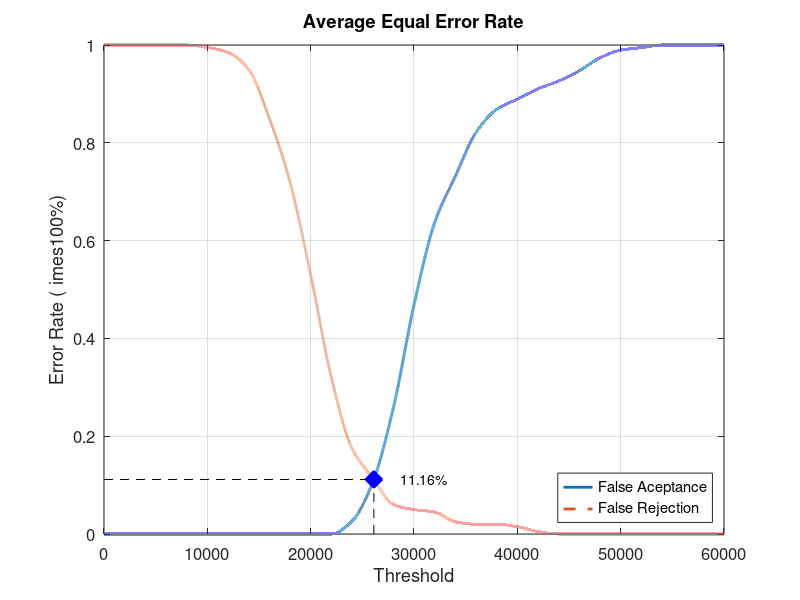
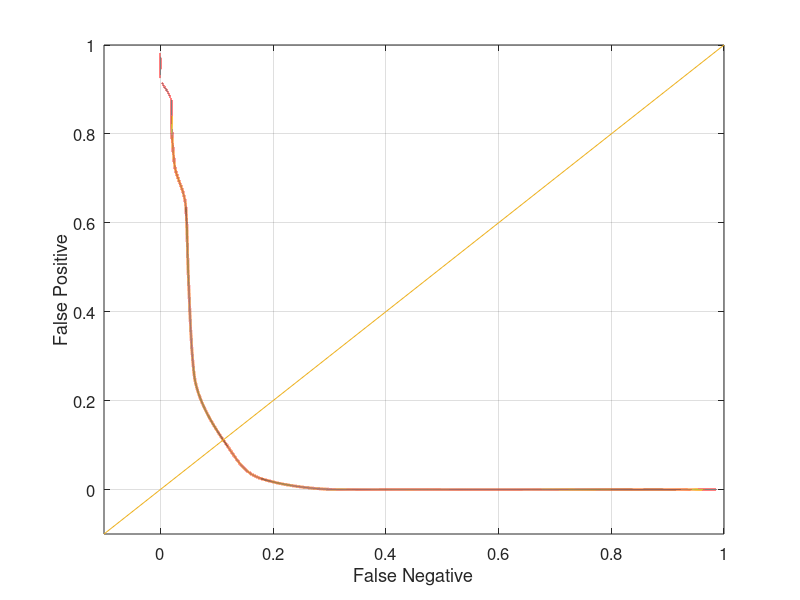

MATLAB code for these plots, in order:
close all;
clear;
clc;
x = 0:2000:60000;
xq = 0:0.5:60000;

y0 = [0 0 0 0 0 0 0 0 0 0 0 0 0.0263158 0.105263 0.257895 0.468421 0.636842 0.731579 0.821053 0.868421 0.889474 0.910526 0.926316 0.947368 0.973684 0.989474 0.994737 1 1 1 1]
yy0 = interp1(x, y0, xq, 'pchip');
y1 = [1 1 1 1 1 0.995 0.985 0.95 0.85 0.72 0.53 0.32 0.175 0.115 0.06 0.05 0.045 0.025 0.02 0.02 0.015 0.005 0 0 0 0 0 0 0 0 0]
yy1 = interp1(x, y1, xq, 'pchip');

% Calculating EER: 
y2 = abs(y0 - y1);
find(y2 == min(y2))
yy2 = abs(yy0 - yy1);
xEER = find(yy2 == min(yy2));
xEERIndex = xq(xEER) % X-axis EER
yEER = yy0(xEER) % Y-axis EER

main = figure
plot(xq, yy0,'-','LineWidth', 2);	hold on
plot(xq, yy1,'--','LineWidth', 2);	hold on
plot([xEERIndex xEERIndex], [0 yEER], 'k--');	hold on
plot([0 xEERIndex], [yEER yEER], 'k--');	hold on
plot(xEERIndex, yEER, 'bx', 'LineWidth', 10);	hold on
text(xEERIndex + 10 * xEERIndex / 100, yEER, [num2str(round((10000 * yEER)) / 100) '%'])
legend('False Aceptance', 'False Rejection', 'Location', 'SouthEast')
xlabel('Threshold')
ylabel('Error Rate (	imes100%)')
title('Average Equal Error Rate')
set(gca, 'FontSize', 12)
axis([0 60000 0 1])
grid on

print(main, 'Database4_3Main', '-dpng');
FNRxFPR = figure('Color', [1 1 1]);
plot(yy1, yy0, '-', yy1, yy0, 'LineWidth', 2);
hold on
y = -0.1:0.1:1
plot(y, y); 
set(gca, 'FontSize', 12)
xlabel('False Negative')
ylabel('False Positive')
axis([-0.1 1 -0.1 1])
set(gca, 'FontSize', 12)
grid on

print(FNRxFPR, 'Database4_3FNRxFPR','-dpng');
